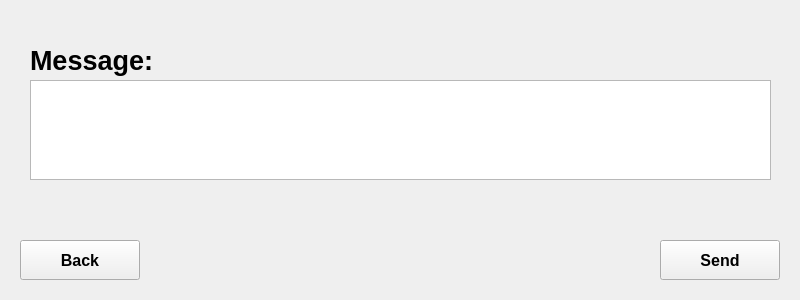
<?xml version="1.0" encoding="UTF-8"?>
<ui version="4.0">
 <class>summaryPage</class>
 <widget class="QWidget" name="summaryPage">
  <property name="geometry">
   <rect>
    <x>0</x>
    <y>0</y>
    <width>800</width>
    <height>300</height>
   </rect>
  </property>
  <property name="windowTitle">
   <string>Form</string>
  </property>
  <widget class="QLabel" name="label">
   <property name="geometry">
    <rect>
     <x>30</x>
     <y>20</y>
     <width>141</width>
     <height>81</height>
    </rect>
   </property>
   <property name="font">
    <font>
     <pointsize>20</pointsize>
     <weight>75</weight>
     <bold>true</bold>
    </font>
   </property>
   <property name="text">
    <string>Message:</string>
   </property>
  </widget>
  <widget class="QTextBrowser" name="textBrowser">
   <property name="geometry">
    <rect>
     <x>30</x>
     <y>80</y>
     <width>741</width>
     <height>100</height>
    </rect>
   </property>
  </widget>
  <widget class="QPushButton" name="pushButton_3">
   <property name="geometry">
    <rect>
     <x>20</x>
     <y>240</y>
     <width>120</width>
     <height>40</height>
    </rect>
   </property>
   <property name="font">
    <font>
     <pointsize>12</pointsize>
     <weight>75</weight>
     <bold>true</bold>
    </font>
   </property>
   <property name="text">
    <string>Back</string>
   </property>
  </widget>
  <widget class="QPushButton" name="pushButton_2">
   <property name="geometry">
    <rect>
     <x>660</x>
     <y>240</y>
     <width>120</width>
     <height>40</height>
    </rect>
   </property>
   <property name="font">
    <font>
     <pointsize>12</pointsize>
     <weight>75</weight>
     <bold>true</bold>
    </font>
   </property>
   <property name="text">
    <string>Send</string>
   </property>
  </widget>
 </widget>
 <resources/>
 <connections/>
</ui>
